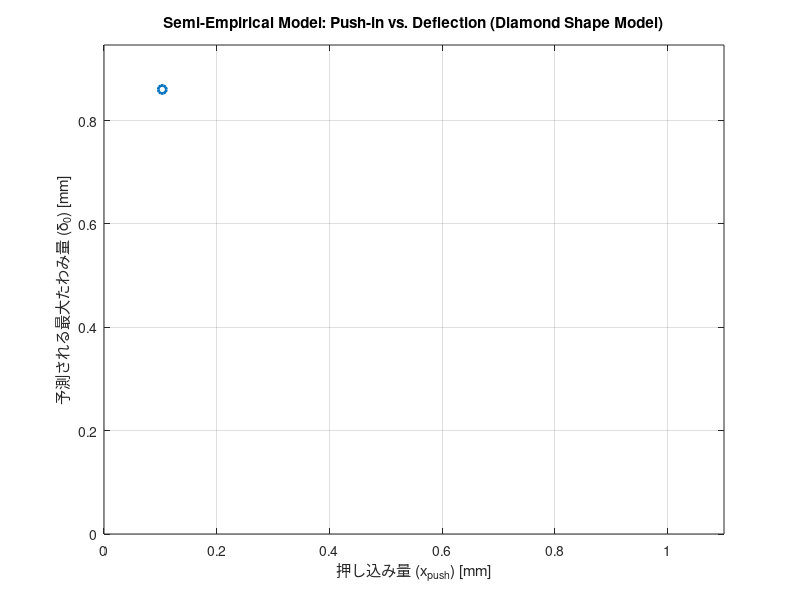

The MATLAB source for this figure:
% --- 半経験的モデル プログラム (最終版) ---


function main()
    % --- 初期設定 ---
    clear; 
    clc;   
    close all; 

    % --- モデルの選択 ---
    % model_type = 'strip';    % 短冊モデルを使用
     model_type = 'diamond';  % ひし形モデルを使用

    % --- パラメータ設定 ---
    
    % FEAの結果から逆算した有効形状定数C
    %C_strip   = 0.2548; % 短冊モデル用
    C_diamond = 0.2795; % ひし形モデル用
    
    % 選択されたモデルに応じてC_effを決定
    if strcmp(model_type, 'strip')
        C_eff = C_strip;
        model_name = 'Strip Model';
    else
        C_eff = C_diamond;
        model_name = 'Diamond Shape Model';
    end
    
    % --- グラフ描画用の押し込み量ベクトル ---
    x_push_vec = 0.1034;

    % --- 計算 ---
    % 補正されたシンプルな式で、たわみ量を直接計算
    delta_0_vec = sqrt(2 * x_push_vec / C_eff);
    
    % --- 結果の表示 ---
    fprintf('=======================================================\n');
    fprintf('<< 半経験的モデルによる予測結果 (%s) >>\n', model_name);
    fprintf('使用した有効形状定数 C_eff = %.4f\n\n', C_eff);
    
    % テーブル形式で表示
    fprintf('押し込み量[mm] | 予測たわみ量[mm]\n');
    fprintf('----------------|------------------\n');
    for i = 1:length(x_push_vec)
        fprintf('     %.4f      |      %.4f\n', x_push_vec(i), delta_0_vec(i));
    end
    fprintf('=======================================================\n');
    
    % --- グラフの描画 ---
    figure;
    plot(x_push_vec, delta_0_vec, '-o', 'LineWidth', 2);
    grid on;
    xlabel('押し込み量 (x_{push}) [mm]');
    ylabel('予測される最大たわみ量 (\delta_0) [mm]');
    title(['Semi-Empirical Model: Push-in vs. Deflection (' model_name ')']);
    xlim([0, 1.1]);
    ylim([0, max(delta_0_vec) * 1.1]);
end
